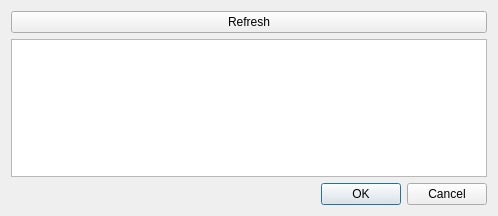
<?xml version="1.0" encoding="UTF-8"?>
<ui version="4.0">
 <class>ConnectNodeDialog</class>
 <widget class="QDialog" name="ConnectNodeDialog">
  <property name="geometry">
   <rect>
    <x>0</x>
    <y>0</y>
    <width>498</width>
    <height>216</height>
   </rect>
  </property>
  <property name="windowTitle">
   <string>Choose node connexion...</string>
  </property>
  <layout class="QVBoxLayout" name="verticalLayout">
   <item>
    <widget class="QPushButton" name="refreshButton">
     <property name="text">
      <string>Refresh</string>
     </property>
    </widget>
   </item>
   <item>
    <widget class="CamInfoTreeView" name="camTreeView"/>
   </item>
   <item>
    <widget class="QDialogButtonBox" name="buttonBox">
     <property name="orientation">
      <enum>Qt::Horizontal</enum>
     </property>
     <property name="standardButtons">
      <set>QDialogButtonBox::Cancel|QDialogButtonBox::Ok</set>
     </property>
    </widget>
   </item>
  </layout>
 </widget>
 <customwidgets>
  <customwidget>
   <class>CamInfoTreeView</class>
   <extends>QTreeView</extends>
   <header>itemmodel/caminfotreeview.h</header>
  </customwidget>
 </customwidgets>
 <resources/>
 <connections>
  <connection>
   <sender>buttonBox</sender>
   <signal>accepted()</signal>
   <receiver>ConnectNodeDialog</receiver>
   <slot>accept()</slot>
   <hints>
    <hint type="sourcelabel">
     <x>248</x>
     <y>254</y>
    </hint>
    <hint type="destinationlabel">
     <x>157</x>
     <y>274</y>
    </hint>
   </hints>
  </connection>
  <connection>
   <sender>buttonBox</sender>
   <signal>rejected()</signal>
   <receiver>ConnectNodeDialog</receiver>
   <slot>reject()</slot>
   <hints>
    <hint type="sourcelabel">
     <x>316</x>
     <y>260</y>
    </hint>
    <hint type="destinationlabel">
     <x>286</x>
     <y>274</y>
    </hint>
   </hints>
  </connection>
 </connections>
</ui>
